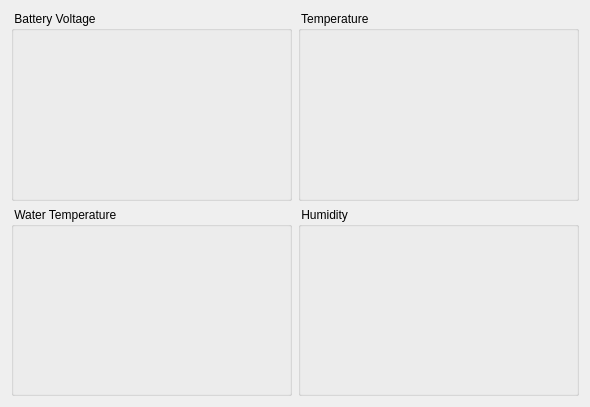
<?xml version="1.0" encoding="UTF-8"?>
<ui version="4.0">
 <class>SensorOverviewForm</class>
 <widget class="QWidget" name="SensorOverviewForm">
  <property name="geometry">
   <rect>
    <x>0</x>
    <y>0</y>
    <width>590</width>
    <height>407</height>
   </rect>
  </property>
  <property name="windowTitle">
   <string>Form</string>
  </property>
  <layout class="QGridLayout" name="gridLayout">
   <item row="1" column="1">
    <widget class="QGroupBox" name="groupBoxFourthView">
     <property name="title">
      <string> Humidity</string>
     </property>
     <layout class="QGridLayout" name="gridLayout_5">
      <item row="0" column="0">
       <layout class="QVBoxLayout" name="verticalLayoutFourtView"/>
      </item>
     </layout>
    </widget>
   </item>
   <item row="1" column="0">
    <widget class="QGroupBox" name="groupBoxThirdView">
     <property name="title">
      <string> Water Temperature</string>
     </property>
     <layout class="QGridLayout" name="gridLayout_4">
      <item row="0" column="0">
       <layout class="QVBoxLayout" name="verticalLayoutThirdView"/>
      </item>
     </layout>
    </widget>
   </item>
   <item row="0" column="1">
    <widget class="QGroupBox" name="groupBoxSecondView">
     <property name="title">
      <string> Temperature</string>
     </property>
     <layout class="QGridLayout" name="gridLayout_3">
      <item row="0" column="0">
       <layout class="QVBoxLayout" name="verticalLayoutSecondView"/>
      </item>
     </layout>
    </widget>
   </item>
   <item row="0" column="0">
    <widget class="QGroupBox" name="groupBoxFirstView">
     <property name="title">
      <string> Battery Voltage</string>
     </property>
     <layout class="QGridLayout" name="gridLayout_2" rowstretch="0">
      <item row="0" column="0">
       <layout class="QVBoxLayout" name="verticalLayoutFirstView"/>
      </item>
     </layout>
    </widget>
   </item>
  </layout>
 </widget>
 <resources/>
 <connections/>
</ui>
